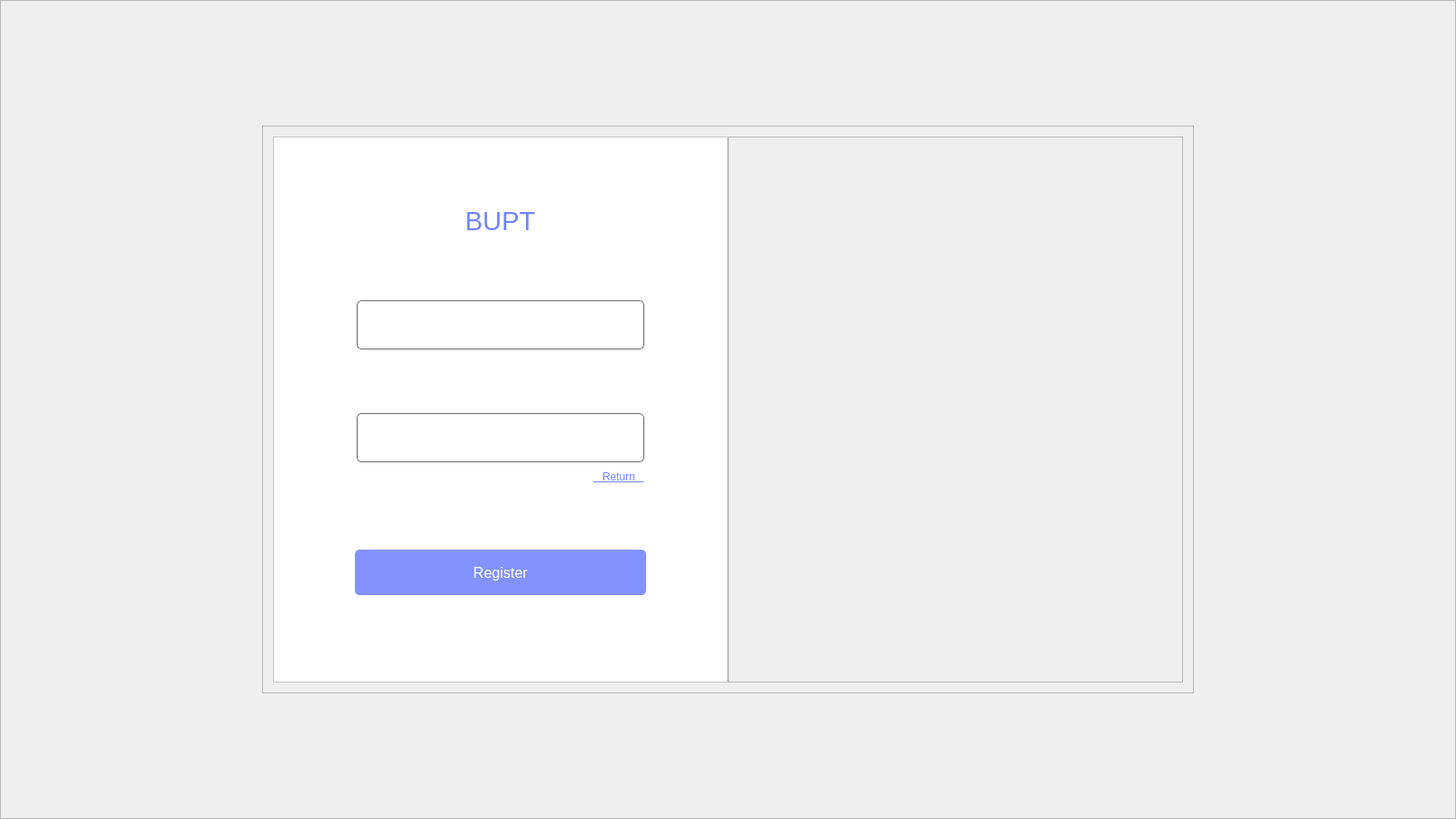
<?xml version="1.0" encoding="UTF-8"?>
<ui version="4.0">
 <class>Widget</class>
 <widget class="QWidget" name="Widget">
  <property name="geometry">
   <rect>
    <x>0</x>
    <y>0</y>
    <width>1600</width>
    <height>900</height>
   </rect>
  </property>
  <property name="minimumSize">
   <size>
    <width>800</width>
    <height>450</height>
   </size>
  </property>
  <property name="windowTitle">
   <string>注册空教室查询系统</string>
  </property>
  <property name="windowIcon">
   <iconset>
    <normaloff>../image/searchIcon.png</normaloff>../image/searchIcon.png</iconset>
  </property>
  <property name="styleSheet">
   <string notr="true">/**
    该页面为浅紫色皮肤
*/
#frame_background{
border-image:url(:/image/background-3.png);
}

#frame_login{background-color:#ffffff}

#frame_user_name,#frame_pwd{
    border: 1px solid #696969;
    border-radius: 5px;
}


#btn_Return{
    border:none;
    color:#7185ff;
}


#btn_Return:hover{
    border:none;
    color:#7185ff;
}

QLineEdit{
    border: none;
}

#btn_register{
    color:#ffffff;
    border: none;
    background-color:#8293fd;
    border-radius: 5px;
}

#btn_register:hover{
    color:#ffffff;
    border: none;
    background-color:#4861fb;
    border-radius: 5px;
}

#Btn_login:pressed{
    color:#ffffff;
    border: none;
    background-color:#8293fd;
    border-radius: 5px;
}

#label_login
{
    color:#7185ff;

}


</string>
  </property>
  <layout class="QGridLayout" name="gridLayout_6">
   <property name="leftMargin">
    <number>0</number>
   </property>
   <property name="topMargin">
    <number>0</number>
   </property>
   <property name="rightMargin">
    <number>0</number>
   </property>
   <property name="bottomMargin">
    <number>0</number>
   </property>
   <property name="spacing">
    <number>0</number>
   </property>
   <item row="0" column="0">
    <widget class="QFrame" name="frame_background">
     <property name="styleSheet">
      <string notr="true"/>
     </property>
     <property name="frameShape">
      <enum>QFrame::StyledPanel</enum>
     </property>
     <property name="frameShadow">
      <enum>QFrame::Raised</enum>
     </property>
     <layout class="QGridLayout" name="gridLayout_3">
      <item row="0" column="0">
       <layout class="QVBoxLayout" name="verticalLayout_2">
        <item>
         <spacer name="verticalSpacer_9">
          <property name="orientation">
           <enum>Qt::Vertical</enum>
          </property>
          <property name="sizeHint" stdset="0">
           <size>
            <width>20</width>
            <height>13</height>
           </size>
          </property>
         </spacer>
        </item>
        <item>
         <layout class="QHBoxLayout" name="horizontalLayout_9">
          <item>
           <spacer name="horizontalSpacer_17">
            <property name="orientation">
             <enum>Qt::Horizontal</enum>
            </property>
            <property name="sizeHint" stdset="0">
             <size>
              <width>40</width>
              <height>20</height>
             </size>
            </property>
           </spacer>
          </item>
          <item>
           <widget class="QFrame" name="frame">
            <property name="styleSheet">
             <string notr="true"/>
            </property>
            <property name="frameShape">
             <enum>QFrame::StyledPanel</enum>
            </property>
            <property name="frameShadow">
             <enum>QFrame::Raised</enum>
            </property>
            <layout class="QGridLayout" name="gridLayout_2">
             <item row="0" column="0">
              <layout class="QHBoxLayout" name="horizontalLayout_8">
               <property name="spacing">
                <number>0</number>
               </property>
               <item>
                <widget class="QFrame" name="frame_login">
                 <property name="sizePolicy">
                  <sizepolicy hsizetype="Minimum" vsizetype="Minimum">
                   <horstretch>0</horstretch>
                   <verstretch>0</verstretch>
                  </sizepolicy>
                 </property>
                 <property name="minimumSize">
                  <size>
                   <width>500</width>
                   <height>600</height>
                  </size>
                 </property>
                 <property name="maximumSize">
                  <size>
                   <width>500</width>
                   <height>600</height>
                  </size>
                 </property>
                 <property name="frameShape">
                  <enum>QFrame::StyledPanel</enum>
                 </property>
                 <property name="frameShadow">
                  <enum>QFrame::Raised</enum>
                 </property>
                 <layout class="QGridLayout" name="gridLayout_5">
                  <item row="0" column="0">
                   <layout class="QVBoxLayout" name="verticalLayout">
                    <item>
                     <spacer name="verticalSpacer_2">
                      <property name="orientation">
                       <enum>Qt::Vertical</enum>
                      </property>
                      <property name="sizeHint" stdset="0">
                       <size>
                        <width>20</width>
                        <height>13</height>
                       </size>
                      </property>
                     </spacer>
                    </item>
                    <item>
                     <layout class="QHBoxLayout" name="horizontalLayout">
                      <item>
                       <spacer name="horizontalSpacer">
                        <property name="orientation">
                         <enum>Qt::Horizontal</enum>
                        </property>
                        <property name="sizeHint" stdset="0">
                         <size>
                          <width>40</width>
                          <height>20</height>
                         </size>
                        </property>
                       </spacer>
                      </item>
                      <item>
                       <widget class="QLabel" name="label_login">
                        <property name="font">
                         <font>
                          <family>Arial</family>
                          <pointsize>22</pointsize>
                         </font>
                        </property>
                        <property name="text">
                         <string>BUPT</string>
                        </property>
                       </widget>
                      </item>
                      <item>
                       <spacer name="horizontalSpacer_2">
                        <property name="orientation">
                         <enum>Qt::Horizontal</enum>
                        </property>
                        <property name="sizeHint" stdset="0">
                         <size>
                          <width>40</width>
                          <height>20</height>
                         </size>
                        </property>
                       </spacer>
                      </item>
                     </layout>
                    </item>
                    <item>
                     <spacer name="verticalSpacer">
                      <property name="orientation">
                       <enum>Qt::Vertical</enum>
                      </property>
                      <property name="sizeHint" stdset="0">
                       <size>
                        <width>20</width>
                        <height>13</height>
                       </size>
                      </property>
                     </spacer>
                    </item>
                    <item>
                     <layout class="QHBoxLayout" name="horizontalLayout_10">
                      <item>
                       <spacer name="horizontalSpacer_20">
                        <property name="orientation">
                         <enum>Qt::Horizontal</enum>
                        </property>
                        <property name="sizeType">
                         <enum>QSizePolicy::Fixed</enum>
                        </property>
                        <property name="sizeHint" stdset="0">
                         <size>
                          <width>80</width>
                          <height>20</height>
                         </size>
                        </property>
                       </spacer>
                      </item>
                      <item>
                       <widget class="QFrame" name="frame_user_name">
                        <property name="frameShape">
                         <enum>QFrame::StyledPanel</enum>
                        </property>
                        <property name="frameShadow">
                         <enum>QFrame::Raised</enum>
                        </property>
                        <layout class="QGridLayout" name="gridLayout_4">
                         <item row="0" column="0">
                          <layout class="QHBoxLayout" name="horizontalLayout_11">
                           <item>
                            <spacer name="horizontalSpacer_21">
                             <property name="orientation">
                              <enum>Qt::Horizontal</enum>
                             </property>
                             <property name="sizeType">
                              <enum>QSizePolicy::Fixed</enum>
                             </property>
                             <property name="sizeHint" stdset="0">
                              <size>
                               <width>10</width>
                               <height>20</height>
                              </size>
                             </property>
                            </spacer>
                           </item>
                           <item>
                            <widget class="QLabel" name="label_user_name">
                             <property name="sizePolicy">
                              <sizepolicy hsizetype="Fixed" vsizetype="Fixed">
                               <horstretch>0</horstretch>
                               <verstretch>0</verstretch>
                              </sizepolicy>
                             </property>
                             <property name="minimumSize">
                              <size>
                               <width>30</width>
                               <height>30</height>
                              </size>
                             </property>
                             <property name="maximumSize">
                              <size>
                               <width>30</width>
                               <height>30</height>
                              </size>
                             </property>
                             <property name="styleSheet">
                              <string notr="true">border-image: url(:/image/user_name.png);</string>
                             </property>
                             <property name="text">
                              <string/>
                             </property>
                            </widget>
                           </item>
                           <item>
                            <widget class="QLineEdit" name="lineE_user_name"/>
                           </item>
                          </layout>
                         </item>
                        </layout>
                       </widget>
                      </item>
                      <item>
                       <spacer name="horizontalSpacer_22">
                        <property name="orientation">
                         <enum>Qt::Horizontal</enum>
                        </property>
                        <property name="sizeType">
                         <enum>QSizePolicy::Fixed</enum>
                        </property>
                        <property name="sizeHint" stdset="0">
                         <size>
                          <width>80</width>
                          <height>20</height>
                         </size>
                        </property>
                       </spacer>
                      </item>
                     </layout>
                    </item>
                    <item>
                     <spacer name="verticalSpacer_3">
                      <property name="orientation">
                       <enum>Qt::Vertical</enum>
                      </property>
                      <property name="sizeHint" stdset="0">
                       <size>
                        <width>20</width>
                        <height>17</height>
                       </size>
                      </property>
                     </spacer>
                    </item>
                    <item>
                     <layout class="QHBoxLayout" name="horizontalLayout_2">
                      <item>
                       <spacer name="horizontalSpacer_6">
                        <property name="orientation">
                         <enum>Qt::Horizontal</enum>
                        </property>
                        <property name="sizeType">
                         <enum>QSizePolicy::Fixed</enum>
                        </property>
                        <property name="sizeHint" stdset="0">
                         <size>
                          <width>80</width>
                          <height>20</height>
                         </size>
                        </property>
                       </spacer>
                      </item>
                      <item>
                       <widget class="QFrame" name="frame_pwd">
                        <property name="frameShape">
                         <enum>QFrame::StyledPanel</enum>
                        </property>
                        <property name="frameShadow">
                         <enum>QFrame::Raised</enum>
                        </property>
                        <layout class="QGridLayout" name="gridLayout">
                         <item row="0" column="0">
                          <layout class="QHBoxLayout" name="horizontalLayout_3">
                           <item>
                            <spacer name="horizontalSpacer_5">
                             <property name="orientation">
                              <enum>Qt::Horizontal</enum>
                             </property>
                             <property name="sizeType">
                              <enum>QSizePolicy::Fixed</enum>
                             </property>
                             <property name="sizeHint" stdset="0">
                              <size>
                               <width>10</width>
                               <height>20</height>
                              </size>
                             </property>
                            </spacer>
                           </item>
                           <item>
                            <widget class="QLabel" name="label_pwd">
                             <property name="sizePolicy">
                              <sizepolicy hsizetype="Fixed" vsizetype="Fixed">
                               <horstretch>0</horstretch>
                               <verstretch>0</verstretch>
                              </sizepolicy>
                             </property>
                             <property name="minimumSize">
                              <size>
                               <width>30</width>
                               <height>30</height>
                              </size>
                             </property>
                             <property name="maximumSize">
                              <size>
                               <width>30</width>
                               <height>30</height>
                              </size>
                             </property>
                             <property name="styleSheet">
                              <string notr="true">border-image: url(:/image/pwd.png);</string>
                             </property>
                             <property name="text">
                              <string/>
                             </property>
                            </widget>
                           </item>
                           <item>
                            <widget class="QLineEdit" name="password"/>
                           </item>
                          </layout>
                         </item>
                        </layout>
                       </widget>
                      </item>
                      <item>
                       <spacer name="horizontalSpacer_19">
                        <property name="orientation">
                         <enum>Qt::Horizontal</enum>
                        </property>
                        <property name="sizeType">
                         <enum>QSizePolicy::Fixed</enum>
                        </property>
                        <property name="sizeHint" stdset="0">
                         <size>
                          <width>80</width>
                          <height>20</height>
                         </size>
                        </property>
                       </spacer>
                      </item>
                     </layout>
                    </item>
                    <item>
                     <layout class="QHBoxLayout" name="horizontalLayout_5">
                      <item>
                       <spacer name="horizontalSpacer_3">
                        <property name="orientation">
                         <enum>Qt::Horizontal</enum>
                        </property>
                        <property name="sizeHint" stdset="0">
                         <size>
                          <width>40</width>
                          <height>20</height>
                         </size>
                        </property>
                       </spacer>
                      </item>
                      <item>
                       <widget class="QPushButton" name="btn_Return">
                        <property name="font">
                         <font>
                          <family>Arial</family>
                          <underline>true</underline>
                         </font>
                        </property>
                        <property name="cursor">
                         <cursorShape>PointingHandCursor</cursorShape>
                        </property>
                        <property name="text">
                         <string>   Return   </string>
                        </property>
                       </widget>
                      </item>
                      <item>
                       <spacer name="horizontalSpacer_12">
                        <property name="orientation">
                         <enum>Qt::Horizontal</enum>
                        </property>
                        <property name="sizeType">
                         <enum>QSizePolicy::Fixed</enum>
                        </property>
                        <property name="sizeHint" stdset="0">
                         <size>
                          <width>80</width>
                          <height>20</height>
                         </size>
                        </property>
                       </spacer>
                      </item>
                     </layout>
                    </item>
                    <item>
                     <spacer name="verticalSpacer_5">
                      <property name="orientation">
                       <enum>Qt::Vertical</enum>
                      </property>
                      <property name="sizeHint" stdset="0">
                       <size>
                        <width>20</width>
                        <height>13</height>
                       </size>
                      </property>
                     </spacer>
                    </item>
                    <item>
                     <layout class="QHBoxLayout" name="horizontalLayout_6">
                      <item>
                       <spacer name="horizontalSpacer_13">
                        <property name="orientation">
                         <enum>Qt::Horizontal</enum>
                        </property>
                        <property name="sizeHint" stdset="0">
                         <size>
                          <width>40</width>
                          <height>20</height>
                         </size>
                        </property>
                       </spacer>
                      </item>
                      <item>
                       <widget class="QPushButton" name="btn_register">
                        <property name="sizePolicy">
                         <sizepolicy hsizetype="Fixed" vsizetype="Fixed">
                          <horstretch>0</horstretch>
                          <verstretch>0</verstretch>
                         </sizepolicy>
                        </property>
                        <property name="minimumSize">
                         <size>
                          <width>320</width>
                          <height>50</height>
                         </size>
                        </property>
                        <property name="maximumSize">
                         <size>
                          <width>320</width>
                          <height>50</height>
                         </size>
                        </property>
                        <property name="font">
                         <font>
                          <family>Arial</family>
                          <pointsize>12</pointsize>
                         </font>
                        </property>
                        <property name="cursor">
                         <cursorShape>OpenHandCursor</cursorShape>
                        </property>
                        <property name="styleSheet">
                         <string notr="true">#label_pwd
{
    border-image:url(VacantClassrooms-master/image/pwd.png);

}</string>
                        </property>
                        <property name="text">
                         <string>Register</string>
                        </property>
                       </widget>
                      </item>
                      <item>
                       <spacer name="horizontalSpacer_14">
                        <property name="orientation">
                         <enum>Qt::Horizontal</enum>
                        </property>
                        <property name="sizeHint" stdset="0">
                         <size>
                          <width>40</width>
                          <height>20</height>
                         </size>
                        </property>
                       </spacer>
                      </item>
                     </layout>
                    </item>
                    <item>
                     <spacer name="verticalSpacer_6">
                      <property name="orientation">
                       <enum>Qt::Vertical</enum>
                      </property>
                      <property name="sizeHint" stdset="0">
                       <size>
                        <width>20</width>
                        <height>13</height>
                       </size>
                      </property>
                     </spacer>
                    </item>
                   </layout>
                  </item>
                  <item row="1" column="0">
                   <spacer name="verticalSpacer_4">
                    <property name="orientation">
                     <enum>Qt::Vertical</enum>
                    </property>
                    <property name="sizeType">
                     <enum>QSizePolicy::Fixed</enum>
                    </property>
                    <property name="sizeHint" stdset="0">
                     <size>
                      <width>20</width>
                      <height>20</height>
                     </size>
                    </property>
                   </spacer>
                  </item>
                 </layout>
                </widget>
               </item>
               <item>
                <widget class="QFrame" name="frame_pic">
                 <property name="sizePolicy">
                  <sizepolicy hsizetype="Minimum" vsizetype="Minimum">
                   <horstretch>0</horstretch>
                   <verstretch>0</verstretch>
                  </sizepolicy>
                 </property>
                 <property name="minimumSize">
                  <size>
                   <width>500</width>
                   <height>600</height>
                  </size>
                 </property>
                 <property name="styleSheet">
                  <string notr="true">background-image: url(:/image/3.png);</string>
                 </property>
                 <property name="frameShape">
                  <enum>QFrame::StyledPanel</enum>
                 </property>
                 <property name="frameShadow">
                  <enum>QFrame::Raised</enum>
                 </property>
                </widget>
               </item>
              </layout>
             </item>
            </layout>
           </widget>
          </item>
          <item>
           <spacer name="horizontalSpacer_18">
            <property name="orientation">
             <enum>Qt::Horizontal</enum>
            </property>
            <property name="sizeHint" stdset="0">
             <size>
              <width>40</width>
              <height>20</height>
             </size>
            </property>
           </spacer>
          </item>
         </layout>
        </item>
        <item>
         <spacer name="verticalSpacer_10">
          <property name="orientation">
           <enum>Qt::Vertical</enum>
          </property>
          <property name="sizeHint" stdset="0">
           <size>
            <width>20</width>
            <height>13</height>
           </size>
          </property>
         </spacer>
        </item>
       </layout>
      </item>
     </layout>
    </widget>
   </item>
  </layout>
 </widget>
 <layoutdefault spacing="6" margin="11"/>
 <resources>
  <include location="../qrc.qrc"/>
 </resources>
 <connections/>
</ui>
